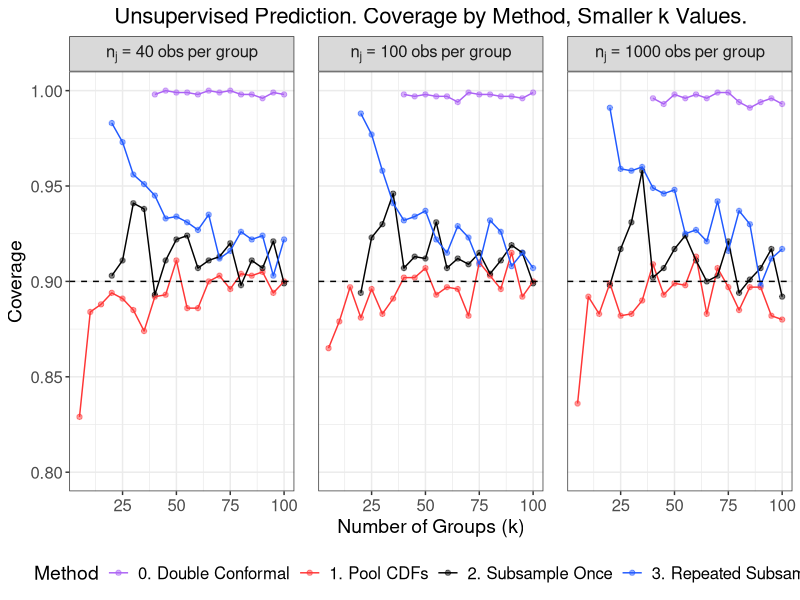
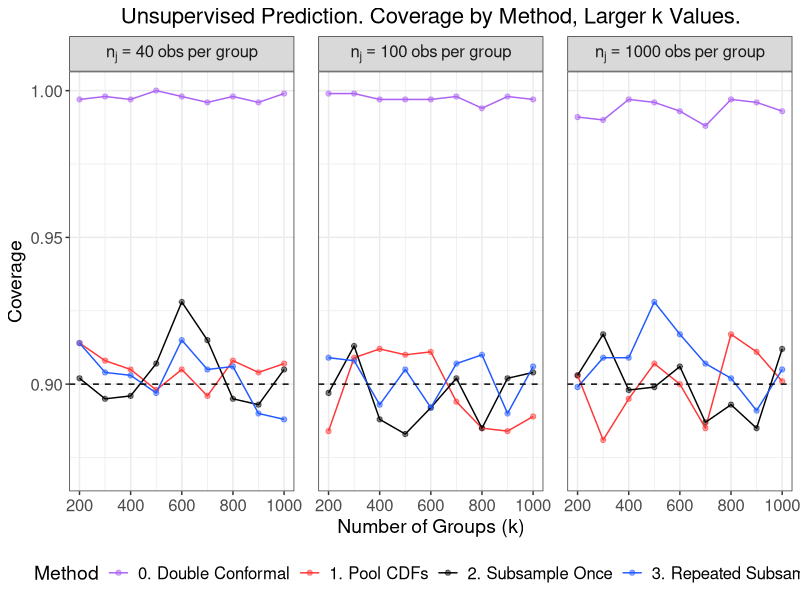

These charts were generated, in order, by the following R code:
# Coverage plots for unsupervised methods on normal data
# across additional n_j

library(tidyverse)
library(data.table)
library(gridExtra)
library(grid)

# Create theme
paper_theme <- theme_bw() +
  theme(plot.title = element_text(hjust = 0.5, size = 16),
        plot.subtitle = element_text(hjust = 0.5, size = 14),
        legend.title = element_text(size = 14),
        axis.title = element_text(size = 14),
        legend.text = element_text(size = 12),
        axis.text = element_text(size = 12),
        strip.text = element_text(size = 12),
        panel.spacing = unit(1.2, "lines"))

# Read in data
method_0 <- fread(file = "sim_data/appendix/unsup_addl_normal/method_0.csv") %>%
  dplyr::mutate(Method = "0. Double Conformal")

method_1 <- fread(file = "sim_data/appendix/unsup_addl_normal/method_1.csv") %>%
  dplyr::mutate(Method = "1. Pool CDFs")

method_2 <- fread(file = "sim_data/appendix/unsup_addl_normal/method_2.csv") %>%
  dplyr::mutate(Method = "2. Subsample Once")

method_3 <- fread(file = "sim_data/appendix/unsup_addl_normal/method_3.csv") %>%
  dplyr::rename(coverage = coverage_2alpha, avg_length = avg_length_2alpha) %>%
  dplyr::mutate(Method = "3. Repeated Subsample")

# Merge results across methods
results <- rbind(method_0, method_1, method_2, method_3)

# Code to extract legend: http://www.sthda.com/english/wiki/wiki.php?id_contents=7930#add-a-common-legend-for-multiple-ggplot2-graphs
get_legend<-function(myggplot){
  tmp <- ggplot_gtable(ggplot_build(myggplot))
  leg <- which(sapply(tmp$grobs, function(x) x$name) == "guide-box")
  legend <- tmp$grobs[[leg]]
  return(legend)
}

########################
##### Create plots #####
########################

##### Coverage #####

# Coverage vs k, smaller values of k
cov_small_k <- results %>%
  dplyr::filter(k <= 100, n %in% c(40, 100, 1000), !is.na(coverage)) %>%
  dplyr::mutate(Method = factor(
    Method,
    levels = c("0. Double Conformal",
               "1. Pool CDFs",
               "2. Subsample Once",
               "3. Repeated Subsample"),
    labels = c("0. Double Conformal",
               "1. Pool CDFs",
               "2. Subsample Once",
               "3. Repeated Subsample"))) %>%
  dplyr::mutate(n = factor(n, levels = c(40, 100, 1000),
                    labels = c("n[j]==40~obs~per~group",
                               "n[j]==100~obs~per~group",
                               "n[j]==1000~obs~per~group"))) %>%
  ggplot(aes(x = k, y = coverage, color = Method)) +
  facet_wrap(. ~ n, labeller = label_parsed) +
  geom_point(alpha = 0.5) +
  geom_line() +
  geom_hline(yintercept = 0.90, lty = "dashed") +
  lims(y = c(0.8, 1)) +
  labs(x = "Number of Groups (k)",
       y = "Coverage",
       title = "Unsupervised Prediction. Coverage by Method, Smaller k Values.") +
  scale_color_manual(values = c("#AB62F4", "#FF3636", "black", "#2059FF"),
                     labels = c("0. Double Conformal",
                                "1. Pool CDFs",
                                "2. Subsample Once",
                                "3. Repeated Subsample")) +
  paper_theme +
  theme(legend.position = "bottom")

# Coverage vs k, larger values of k
cov_large_k <- results %>%
  dplyr::filter(k >= 200, n %in% c(40, 100, 1000)) %>%
  dplyr::mutate(Method = factor(
    Method,
    levels = c("0. Double Conformal",
               "1. Pool CDFs",
               "2. Subsample Once",
               "3. Repeated Subsample"),
    labels = c("0. Double Conformal",
               "1. Pool CDFs",
               "2. Subsample Once",
               "3. Repeated Subsample"))) %>%
  dplyr::mutate(n = factor(n, levels = c(40, 100, 1000),
                    labels = c("n[j]==40~obs~per~group",
                               "n[j]==100~obs~per~group",
                               "n[j]==1000~obs~per~group"))) %>%
  ggplot(aes(x = k, y = coverage, color = Method)) +
  facet_wrap(. ~ n, labeller = label_parsed) +
  geom_point(alpha = 0.5) +
  geom_line() +
  geom_hline(yintercept = 0.90, lty = "dashed") +
  lims(y = c(0.87, 1)) +
  labs(x = "Number of Groups (k)",
       y = "Coverage",
       title = "Unsupervised Prediction. Coverage by Method, Larger k Values.") +
  scale_color_manual(values = c("#AB62F4", "#FF3636", "black", "#2059FF"),
                     labels = c("0. Double Conformal",
                                "1. Pool CDFs",
                                "2. Subsample Once",
                                "3. Repeated Subsample")) +
  paper_theme +
  theme(legend.position = "bottom")

######################
##### Save plots #####
######################

ggsave(plot = cov_small_k,
       filename = "sim_figures/appendix/unsup_cov_small_k.pdf",
       width = 9.5, height = 3.5)

ggsave(plot = cov_large_k,
       filename = "sim_figures/appendix/unsup_cov_large_k.pdf",
       width = 9.5, height = 3.5)
